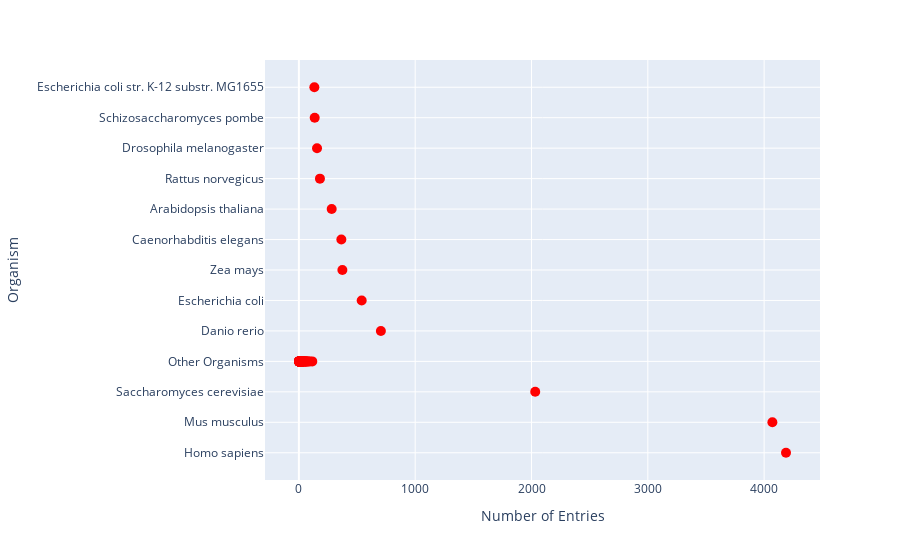

The cell this chart's notebook holds for it:
### Code cell
import plotly.express as px

def plot_organism_metadata_lollipop(df):
    df_organism_counts = df.groupby('ScientificName').size().reset_index(name='counts')
    df_organism_counts.sort_values('counts', ascending=False, inplace=True)
    accepted_organisms = df_organism_counts['ScientificName'].head(12).tolist()
    df_organism_counts['ScientificName_Other'] = df_organism_counts['ScientificName'].apply(lambda x: x if x in accepted_organisms else 'Other Organisms')
    
    # Create a lollipop chart
    fig = px.scatter(df_organism_counts, x='counts', y='ScientificName_Other', orientation='h', text='counts')
    
    # Customize the chart appearance
    fig.update_traces(mode='markers', marker=dict(size=10, color='red'))
    fig.update_layout(
        xaxis_title="Number of Entries",
        yaxis_title="Organism",
        yaxis_categoryorder='total descending',  # Sort categories by count in descending order
        showlegend=False
    )
    
    return fig

plot_organism_metadata_lollipop(df)

### Figure 1 — Plotly figure (JSON) as saved in the notebook; plotly's stock layout.template omitted (floating-point values rounded to 4 significant figures)
{"data": [{"hovertemplate": "counts=%{text}<br>ScientificName_Other=%{y}<extra></extra>", "legendgroup": "", "marker": {"color": "red", "size": 10, "symbol": "circle"}, "mode": "markers", "name": "", "orientation": "h", "showlegend": false, "text": [4188, 4071, 2032, 705, 540, 374, 365, 282, 181, 156, 136, 133, 115, 94, 78, 77, 62, 60, 59, 53, 51, 41, 40, 36, 35, 33, 32, 28, 28, 27, 24, 22, 21, 20, 20, 19, 18, 16, 16, 16, 16, 16, 14, 12, 12, 12, 12, 12, 12, 12, 12, 12, 11, 11, 10, 10, 10, 10, 10, 10, 10, 9, 9, 9, 9, 8, 8, 8, 8, 8, 7, 6, 6, 6, 6, 6, 6, 6, 6, 6, 6, 6, 6, 6, 6, 5, 5, 5, 4, 4, 4, 4, 4, 4, 4, 4, 4, 4, 4, 4, 4, 4, 4, 4, 3, 3, 3, 3, 2, 2, 2, 2, 2, 2, 2, 2, 2, 2, 2, 2, 2, 2, 1, 1, 1, 1], "type": "scatter", "x": [4188, 4071, 2032, 705, 540, 374, 365, 282, 181, 156, 136, 133, 115, 94, 78, 77, 62, 60, 59, 53, 51, 41, 40, 36, 35, 33, 32, 28, 28, 27, 24, 22, 21, 20, 20, 19, 18, 16, 16, 16, 16, 16, 14, 12, 12, 12, 12, 12, 12, 12, 12, 12, 11, 11, 10, 10, 10, 10, 10, 10, 10, 9, 9, 9, 9, 8, 8, 8, 8, 8, 7, 6, 6, 6, 6, 6, 6, 6, 6, 6, 6, 6, 6, 6, 6, 5, 5, 5, 4, 4, 4, 4, 4, 4, 4, 4, 4, 4, 4, 4, 4, 4, 4, 4, 3, 3, 3, 3, 2, 2, 2, 2, 2, 2, 2, 2, 2, 2, 2, 2, 2, 2, 1, 1, 1, 1], "xaxis": "x", "y": ["Homo sapiens", "Mus musculus", "Saccharomyces cerevisiae", "Danio rerio", "Escherichia coli", "Zea mays", "Caenorhabditis elegans", "Arabidopsis thaliana", "Rattus norvegicus", "Drosophila melanogaster", "Schizosaccharomyces pombe", "Escherichia coli str. K-12 substr. MG1655", "Other Organisms", "Other Organisms", "Other Organisms", "Other Organisms", "Other Organisms", "Other Organisms", "Other Organisms", "Other Organisms", "Other Organisms", "Other Organisms", "Other Organisms", "Other Organisms", "Other Organisms", "Other Organisms", "Other Organisms", "Other Organisms", "Other Organisms", "Other Organisms", "Other Organisms", "Other Organisms", "Other Organisms", "Other Organisms", "Other Organisms", "Other Organisms", "Other Organisms", "Other Organisms", "Other Organisms", "Other Organisms", "Other Organisms", "Other Organisms", "Other Organisms", "Other Organisms", "Other Organisms", "Other Organisms", "Other Organisms", "Other Organisms", "Other Organisms", "Other Organisms", "Other Organisms", "Other Organisms", "Other Organisms", "Other Organisms", "Other Organisms", "Other Organisms", "Other Organisms", "Other Organisms", "Other Organisms", "Other Organisms", "Other Organisms", "Other Organisms", "Other Organisms", "Other Organisms", "Other Organisms", "Other Organisms", "Other Organisms", "Other Organisms", "Other Organisms", "Other Organisms", "Other Organisms", "Other Organisms", "Other Organisms", "Other Organisms", "Other Organisms", "Other Organisms", "Other Organisms", "Other Organisms", "Other Organisms", "Other Organisms", "Other Organisms", "Other Organisms", "Other Organisms", "Other Organisms", "Other Organisms", "Other Organisms", "Other Organisms", "Other Organisms", "Other Organisms", "Other Organisms", "Other Organisms", "Other Organisms", "Other Organisms", "Other Organisms", "Other Organisms", "Other Organisms", "Other Organisms", "Other Organisms", "Other Organisms", "Other Organisms", "Other Organisms", "Other Organisms", "Other Organisms", "Other Organisms", "Other Organisms", "Other Organisms", "Other Organisms", "Other Organisms", "Other Organisms", "Other Organisms", "Other Organisms", "Other Organisms", "Other Organisms", "Other Organisms", "Other Organisms", "Other Organisms", "Other Organisms", "Other Organisms", "Other Organisms", "Other Organisms", "Other Organisms", "Other Organisms", "Other Organisms", "Other Organisms", "Other Organisms", "Other Organisms"], "yaxis": "y"}], "layout": {"legend": {"tracegroupgap": 0}, "margin": {"t": 60}, "showlegend": false, "xaxis": {"anchor": "y", "domain": [0, 1], "title": {"text": "Number of Entries"}}, "yaxis": {"anchor": "x", "categoryorder": "total descending", "domain": [0, 1], "title": {"text": "Organism"}}}}
